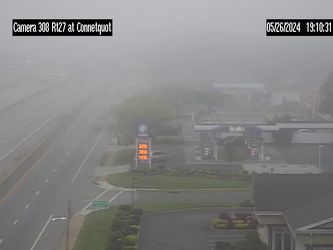
#> input picture Images/Hazed/gas_station.png, 333 x 250 px, shrunk from 640 x 480 before the run
$ python dark_channel_prior.py
#> lines starting #> are read from the running program, lines starting #| are printed output that depends on the picture
#!/usr/bin/env python3


import cv2
import numpy as np


def get_dark_channel(image, window_size):
    # Returns the minimum value of the color channels of the image
    min_channel = np.min(image, axis=2)

    # This is a "morphological transformation" which is essentially eroding away at
    # objects in the foreground.  This is what creates the bright white artifacts
    # around the telephone pole.  Each of the color channels are processed with erosion.
    kernel = cv2.getStructuringElement(cv2.MORPH_RECT, (window_size, window_size))
    get_dark_channel = cv2.erode(min_channel, kernel)

    return get_dark_channel


def get_atmospheric_light(image, get_dark_channel):
    # Returns the dimensions of the image.  In the case of the traffic light,
    # it is a 1500 x 1200 pixel image.
    h, w = get_dark_channel.shape

    # Total pixel count of the image.
    num_pixels = h * w

    # The floor fucntion returns a value less than or equal to a given value.
    # The computation looks like this:
    # (1,800,000 * 0.1) = 1800.0
    # What is returned is an integer thanks to the type cast to int.
    num_brightest = int(max(np.floor(num_pixels * 0.2), 1))

    # Gets the 2D array from the `get_dark_channel` method which is a grayscale
    # of the original image.  That 2D array is then flattened into a 1D array.
    # This makes it easier to sort out the darkest and brightest pixels across
    # all of the color channels in an image
    dark_vec = get_dark_channel.reshape(num_pixels)

    # `image.reshape` flattens the 2D grayscale into a 1D array with `num_pixels`
    # of elements in the array.
    image_vec = image.reshape(num_pixels, 3)

    # Here is where the atmospheric light is estimated.  The `np.argpartition`
    # method will take the flattened dark channel and the number of brightest
    # pixels from the image and find the indices of those pixels so that the
    # global atmospheric light can be estimated.
    indices = np.argpartition(-dark_vec, num_brightest)[:num_brightest]
    atmospheric_light = np.mean(image_vec[indices], axis=0)

    return atmospheric_light


def get_transmission_estimate(image, atmospheric_light, window_size, omega=0.95):
    # The image is "normalized" meaning that the RGB image has all of its channels
    # divided by the vector `atmospheric_light`.  This results in the haze of the
    # image being uniform across the whole image.  The `1e-6` is a constant to prevent
    # dividing by zero.  The dehazing model as described in our notes is an "ill-posed"
    # function meaning there is a potential for division by zero since the transmission
    # function can still be zero.
    normalized_image = image / (atmospheric_light + 1e-6)

    # The transmission map is recovered from the following.  Omega here is a constant
    # representing a value between 0 and 1.  Omega represents the haze that is present
    # in the image.  Therefore, the `1 - omega` represents the haze that is NOT removed
    # from the image.  This is done to preserve its natural look.
    transmission = 1 - omega * get_dark_channel(normalized_image, window_size)

    return np.clip(transmission, 0.01, 1)


def get_recovered_image(image, transmission, atmospheric_light, t0=0.1):
    # Since we are constricted by an "ill-posed" equation, we have to ensure that we
    # do NOT divide by zero hence the use of `np.maximum` here.  The `t0` variable be
    # assigned a value of `0.1` is a failsafe of sorts that prevents that scenario.
    transmission = np.maximum(transmission, t0)

    # Here we can see the resemblence to the mathematical model for a dehazed image with
    # the recovery of J(x) (the unhazed image).  The atmospheric light is removed from the
    # image and then divided by the transmission map that was recovered earlier to remove
    # the haziness.  A is then added back to restore some of the natural light that was in
    # the image.
    J = (image - atmospheric_light) / transmission[:, :, np.newaxis] + atmospheric_light

    # The `np.clip` method essentially sets bounds for the pixels.  If there is anything
    # above 255, its value will be 255 and vice versa for anything bellow zero.
    J = np.clip(J * 255, 0, 255)

    return J.astype(np.uint8)


def dehaze(image, window_size=5, omega=0.95, t0=0.1):
    # Convert the image from type `uint8` to `float64`.  This aims to reduce
    # any kind of under/overflow errors in calculations.
    image = image.astype(np.float64) / 255

    # Get the dark channel of patches of the image.  These patches are defined by
    # the `window_size` variable whose value is `15` meaning that each patch is
    # 15x15 pixels in size.
    dark = get_dark_channel(image, window_size)

    # Get the atmospheric light from the image.  Searches for the top brightest pixels
    # in the image which are usually the sky or very distant things in the background.
    atmospheric_light = get_atmospheric_light(image, dark)

    # Gather how much light is reaching the camera.  Higher t(x) values result in less haze where
    # as lower t(x) values result in more haze in the image.
    raw_transmission = get_transmission_estimate(image, atmospheric_light, window_size, omega)

    # Recover the image as seen from J(x) being recovered from the hazy image mathematical model.
    dehazed_image = get_recovered_image(image, raw_transmission, atmospheric_light, t0)

    # Our dehazed result!
    return dehazed_image


if __name__ == "__main__":
    # The entry point of the program.  Loading in the images to be processed.

    # List of images to be dehazed
    hazed_images_array = [
                    "gas_station.png",
                    "highway.jpg",
                    "interstate.png",
                    "parking_garage.jpg",
                    "snowy_highway.jpg",
                    "street_light.jpg"
                    ]

    # Iterate over the images in `./Images/Hazed` and present their
    # dehazed forms one at a time.
    for image in hazed_images_array:
        hazed_image = cv2.imread(f"./Images/Hazed/{image}")
#> hazed_image is the input picture: shape (250, 333, 3); mean B, G, R 131.7, 132.2, 132.3
        dehazed_image = dehaze(hazed_image)
#> in get_dark_channel, `get_dark_channel = cv2.erode(min_channel, kernel)`:
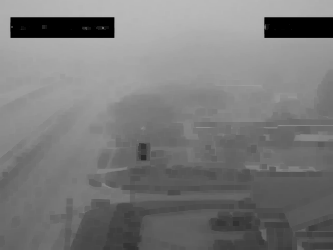
#> get_dark_channel: shape (250, 333) float64; min 0, max 0.733, mean 0.476
#> in get_atmospheric_light, `indices = np.argpartition(-dark_vec, num_brightest)[:num_brightest]`: indices = 16650 values, max 28728 at index 14200, min 0 at index 10365, mean 11031.5
#> in get_atmospheric_light, `atmospheric_light = np.mean(image_vec[indices], axis=0)`: atmospheric_light = [0.704, 0.692, 0.688]
#> call 2 of get_dark_channel, with window_size = 5
#> in get_dark_channel (call 2), `get_dark_channel = cv2.erode(min_channel, kernel)`:
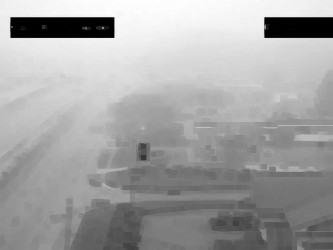
#> get_dark_channel: shape (250, 333) float64; min 0, max 1.06, mean 0.684; drawn with min black and max white
#> in get_transmission_estimate, `transmission = 1 - omega * get_dark_channel(normalized_image, window_s..`:
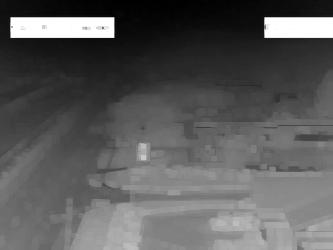
#> transmission: shape (250, 333) float64; min -0.0104, max 1, mean 0.35; drawn with min black and max white
#> in get_recovered_image, `transmission = np.maximum(transmission, t0)`:
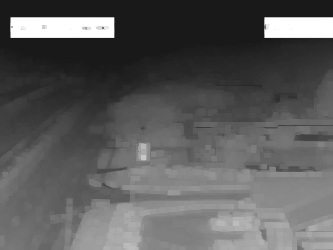
#> transmission: shape (250, 333) float64; min 0.1, max 1, mean 0.359
#> in get_recovered_image, `J = (image - atmospheric_light) / transmission[:, :, np.newaxis] + atm..`:
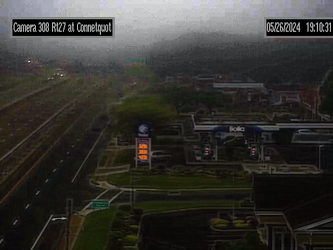
#> J: shape (250, 333, 3) float64; mean of channels 0, 1, 2 0.264, 0.285, 0.292; drawn with min black and max white
#> in get_recovered_image, `J = np.clip(J * 255, 0, 255)`:
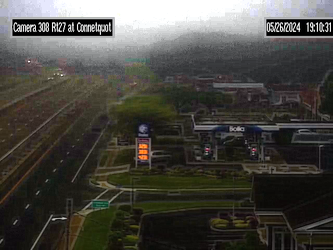
#> J: shape (250, 333, 3) float64; mean of channels 0, 1, 2 66.6, 72, 73.8; drawn as B, G, R
        print(image)

        cv2.imwrite(f"./Images/Dehazed/{image}", dehazed_image)
        cv2.imshow(f"{image}", dehazed_image)
        cv2.waitKey(0)
        cv2.destroyAllWindows()
#> pass 2 of the loop `for image in hazed_images_array:`:
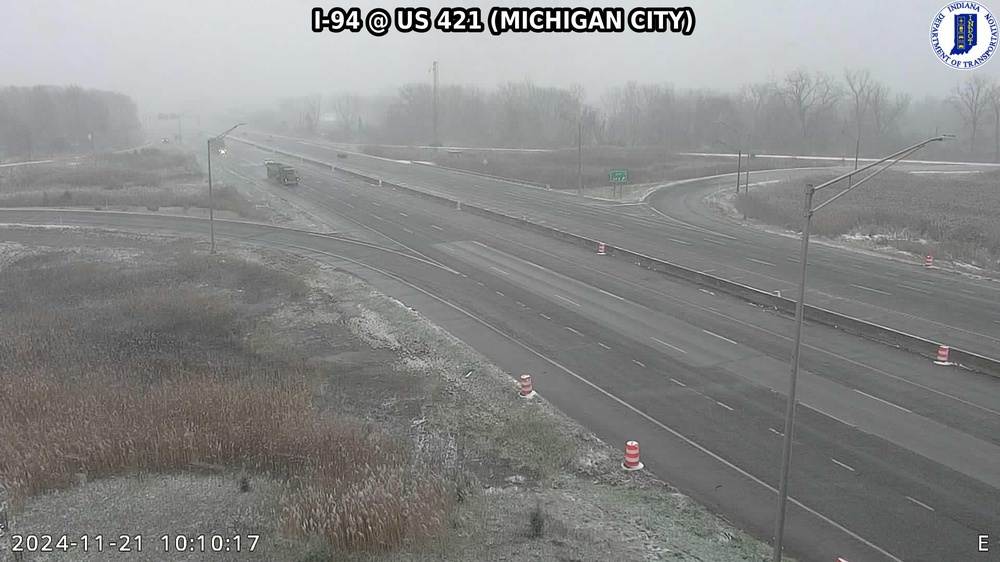
#> input picture Images/Hazed/highway.jpg, 1000 x 562 px, shrunk from 1920 x 1080 before the run
#> hazed_image is the input picture: shape (562, 1000, 3); mean B, G, R 135.5, 136.2, 135.1
#> image: shape (562, 1000, 3) float64
#> min_channel: shape (562, 1000) float64
#> in get_dark_channel (call 3), `get_dark_channel = cv2.erode(min_channel, kernel)`:
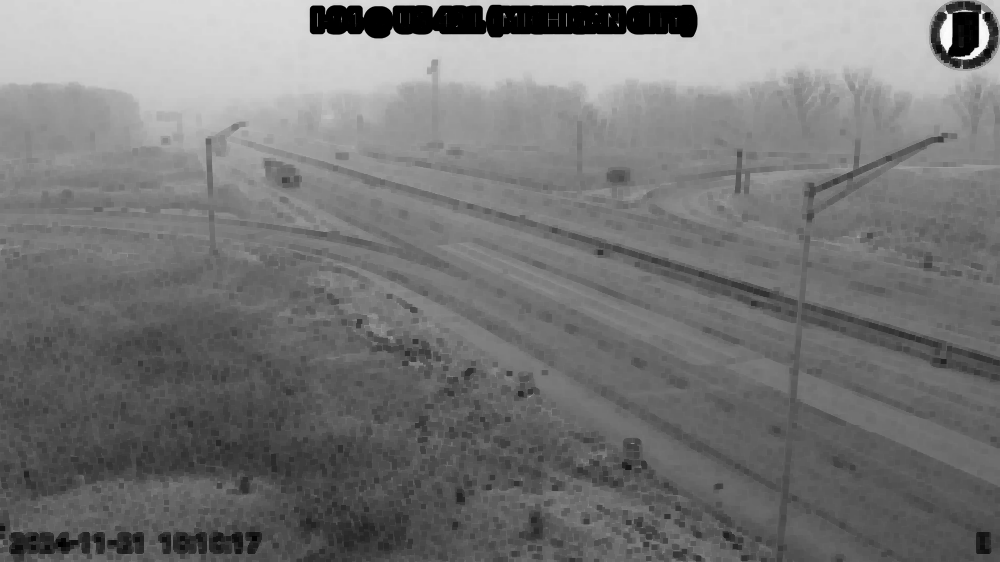
#> get_dark_channel: shape (562, 1000) float64; min 0, max 0.992, mean 0.463
#> normalized_image: shape (562, 1000, 3) float64
#> in get_recovered_image (call 2), `J = np.clip(J * 255, 0, 255)`:
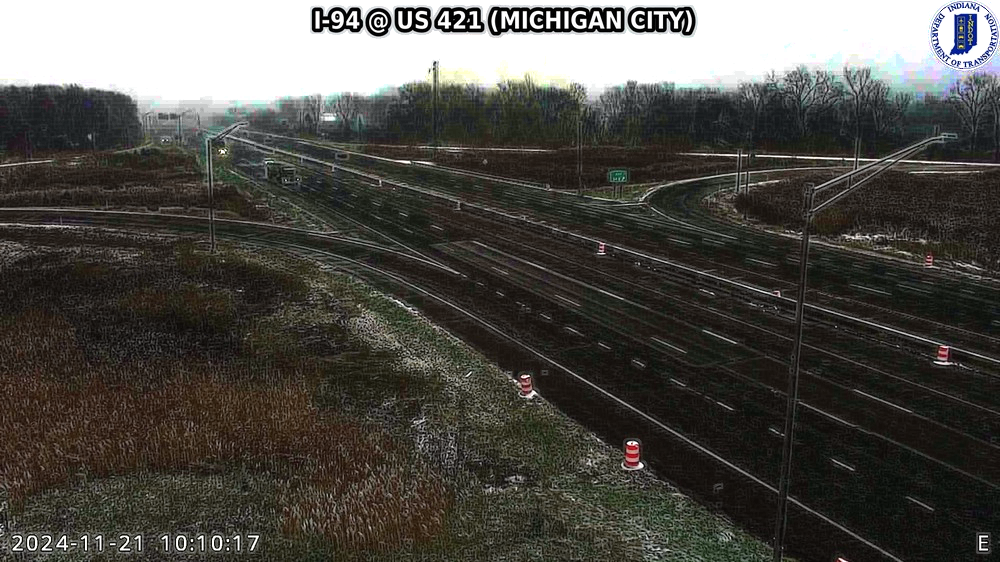
#> J: shape (562, 1000, 3) float64; mean of channels 0, 1, 2 72.7, 77.9, 79.8; drawn as B, G, R
#> pass 3 of the loop `for image in hazed_images_array:`:
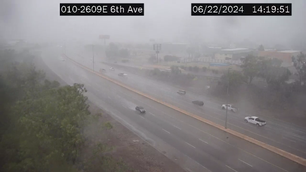
#> input picture Images/Hazed/interstate.png, 306 x 172 px, shrunk from 588 x 331 before the run
#> hazed_image is the input picture: shape (172, 306, 3); mean B, G, R 127.3, 126.8, 129.9
#> image: shape (172, 306, 3) float64
#> min_channel: shape (172, 306) float64
#> in get_dark_channel (call 5), `get_dark_channel = cv2.erode(min_channel, kernel)`:
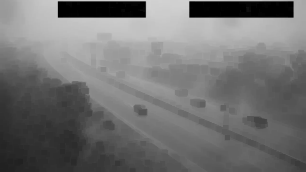
#> get_dark_channel: shape (172, 306) float64; min 0, max 0.824, mean 0.446
#> normalized_image: shape (172, 306, 3) float64
#> in get_recovered_image (call 3), `J = np.clip(J * 255, 0, 255)`:
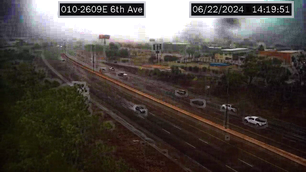
#> J: shape (172, 306, 3) float64; mean of channels 0, 1, 2 66.1, 71, 78.1; drawn as B, G, R
#> the loop made 6 passes; the first 3 are shown
